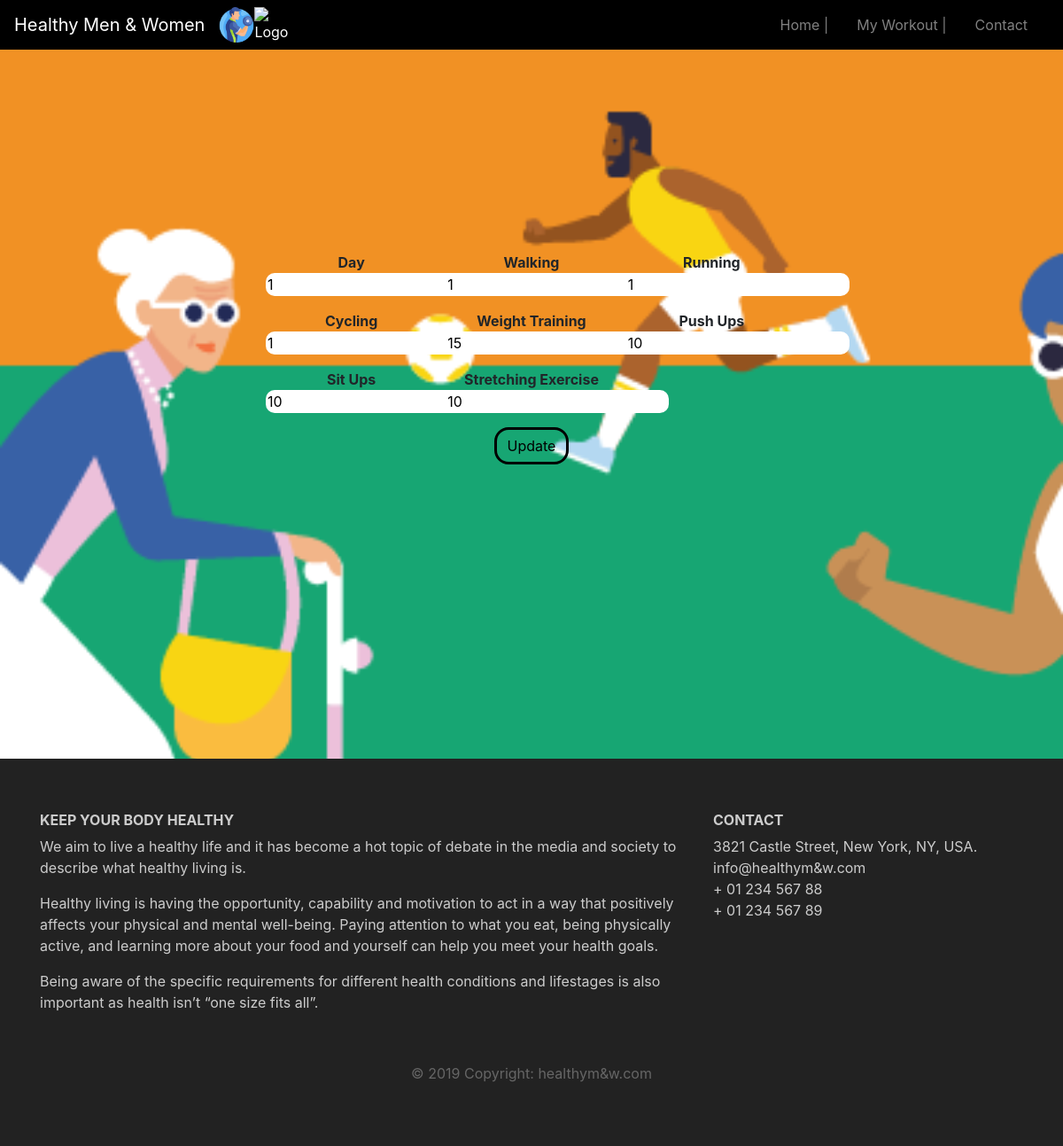
Screenshot of /hmwweb/index.php/home_controller/updatedate?id=1 with the database file from the repository.
### tables this page shows
CREATE TABLE `workout` (
  `id` int(11) NOT NULL AUTO_INCREMENT,
  `day` int(11) NOT NULL,
  `wdistance` float NOT NULL,
  `rdistance` float NOT NULL,
  `cdistance` float NOT NULL,
  `wtrain` int(5) NOT NULL,
  `pushup` int(5) NOT NULL,
  `situp` int(5) NOT NULL,
  `stretching` int(5) NOT NULL,
  PRIMARY KEY (`id`)
);

### hmwweb/application/controllers/home_controller.php (called while the page is built, shortened)
<?php
    class home_Controller extends CI_Controller{
        public function __construct(){
            $this->load->database();
            $this->load->model('Hmw_Model');
            $this->load->library('pdf');
        }
        public function updatedate(){
            $id = $this->input->get('id');
            $result['data']=$this->Hmw_Model->displaydaybyid($id);
            $this->load->view('updatedate',$result);
        }
    }
?>

### hmwweb/index.php (called while the page is built, shortened)
<?php
require_once BASEPATH.'core/CodeIgniter.php';

### hmwweb/application/models/Hmw_Model.php (called while the page is built, shortened)
<?php
     class Hmw_Model extends CI_model{
          public function displaydaybyid($id){
               $query=$this->db->query("select * from workout where id='".$id."'");
               return $query->result();
           }
     }
?>

### hmwweb/application/views/updatedate.php (the view, shortened to what this page needs)
<!DOCTYPE html>
<html lang="en">
<head>
<link rel="stylesheet" type="text/css" href="<?php echo base_url('css/bootstrap.css')?>">
<link rel="stylesheet" type="text/css" href="<?php echo base_url('css/main.css')?>">
</head>
<body>
    <nav class="navbar navbar-dark bg-black text-white navbar-expand-md">
     <a class="navbar-brand" href="<?php echo base_url('index.php/home_controller/viewhome')?>">Healthy Men & Women</a>
     <img src="<?php echo base_url('image/fitness.png')?>"  alt="Logo" style="width: 40px;height: 40px;">
     <img src="<?php echo base_url('image/workout.png')?>"  alt="Logo" style="width: 40px;height: 40px;">
     <div class="collapse navbar-collapse" id="main-navigation">
        <ul class="navbar-nav">
            <li class="nav-item">
                <a class="nav-link" href="<?php echo base_url('index.php/home_controller/viewhome')?>">Home |</a>
            </li>
            <li class="nav-item">
                <a class="nav-link" href="<?php echo base_url('index.php/home_controller/viewworkoutreport')?>">My Workout |</a>
            </li>
            <li class="nav-item">
                <a class="nav-link" href="#footer">Contact</a>
            </li>
        </ul>
       </div>
    </nav>
    <form method="POST" class="form-inline" >
        <header class="page-header header container-fluid">
          <div class="overlay">
             <div class="description">
                 <div class="form-row">
                 <?php
                   foreach($data as $row){
                    ?>
                  <div class="col-md-4 mb-3">
                      <label class="label" for="day"><b>Day</b></label>
                      <input class="input" type="text"  name="day" value="<?php echo $row->day ?>" >
                  </div>
                  <div class="col-md-4 mb-3">
                      <label class="label" for="wdistance"><b>Walking</b></label>
                      <input class="input" type="text"  name="wdistance" value="<?php echo $row->wdistance ?>" >
                  </div>
                  <div class="col-md-4 mb-3">
                      <label class="label" for="rdistance"><b>Running</b></label>
                      <input class="input" type="text" name="rdistance" value="<?php echo $row->rdistance ?>" >
                  </div>
                  <div class="col-md-4 mb-3">
                      <label class="label" for="cdistance"><b>Cycling</b></label>
                      <input class="input" type="text" name="cdistance" value="<?php echo $row->cdistance ?>" >
                  </div>
                  <div class="col-md-4 mb-3">
                      <label class="label" for="wtrain"><b>Weight Training</b></label>
                      <input class="input" type="text"  name="wtrain" value="<?php echo $row->wtrain ?>" >
                  </div>
                  <div class="col-md-4 mb-3">
                      <label class="label" for="pushup"><b>Push Ups</b></label>
                      <input class="input" type="text"  name="pushup" value="<?php echo $row->pushup ?>" >
                  </div>
                  <div class="col-md-4 mb-3">
                    <label class="label" for="situp"><b>Sit Ups</b></label>
                    <input class="input" type="text"  name="situp" value="<?php echo $row->situp ?>" >
                </div>
                <div class="col-md-4 mb-3">
                    <label class="label" for="stretching"><b>Stretching Exercise</b></label>
                    <input class="input" type="text"  name="stretching" value="<?php echo $row->stretching ?>" >
                </div>
                <br>
                <br>
                </div>
                <input class="btn btn-outline-secondary btn-md" type="submit" name="update" value="Update">
                </div>
                <?php
                   }
                ?>
             </div>
       </header>
      </form>
       <footer id="footer" class="page-footer">
            <div class="container">
                <div class="row">
                    <div class="col-lg-8 col-md-8 col-sm-12">
                        <h6 class="text-uppercase font-weight-bold">Keep Your Body Healthy</h6>
                        <p>We aim to live a healthy life and it has become a hot topic of
                            debate in the media and society to describe what healthy living is. </p>
                        <p>Healthy living is having the opportunity, capability and motivation
                            to act in a way that positively affects your physical and mental
                            well-being. Paying attention to what you eat, being physically active,
                            and learning more about your food and yourself can help you meet your
                            health goals. </p>
                        <p>Being aware of the specific requirements for different health conditions
                            and lifestages is also important as health isn’t “one size fits all”.</p>
                    </div>
                    <div class="col-lg-4 col-md-4 col-sm-12">
                         <h6 class="text-uppercase font-weight-bold">Contact</h6>
                         <p>3821  Castle Street, New York, NY, USA.
                         <br/>info@healthym&w.com
                         <br/>+ 01 234 567 88
                         <br/>+ 01 234 567 89</p>
                    </div>
                </div>
            </div>
         <div class="footer-copyright text-center">© 2019 Copyright:
            healthym&w.com</div>
       </footer>
</body>
</html>

### hmwweb/css/main.css (style rules this page uses)
body { padding: 0; margin: 0; background: #f2f6e9; }
.navbar { background: #000000; }
.nav-link, .navbar-brand { cursor: pointer; }
.nav-link { margin-right: 1em !important; }
.navbar-collapse { justify-content: flex-end; }
.header { background-image: url('../image/FB_September_2017-06.png'); background-size: cover; background-position: center; position: relative; display: flex; align-items: center; justify-content: center; flex-direction: column; background-attachment: fixed; background-position: center; background-blend-mode: overlay; }
.overlay { position: absolute; min-height: 100%; min-width: 100%; left: 0; top: 0; background: rgba(0, 0, 0, 0); }
.description { left: 50%; position: absolute; top: 45%; transform: translate(-50%,-55%); text-align: center; }
.page-footer { background-color: #222; color: #ccc; padding: 60px 0 30px; }
.footer-copyright { color: #666; padding: 40px 0; }
.input { border-radius: 10px; border: #000; }

### rows the page displays
workout: day "1", wdistance "1", rdistance "1", cdistance "1", wtrain "15", pushup "10", situp "10", stretching "10"
